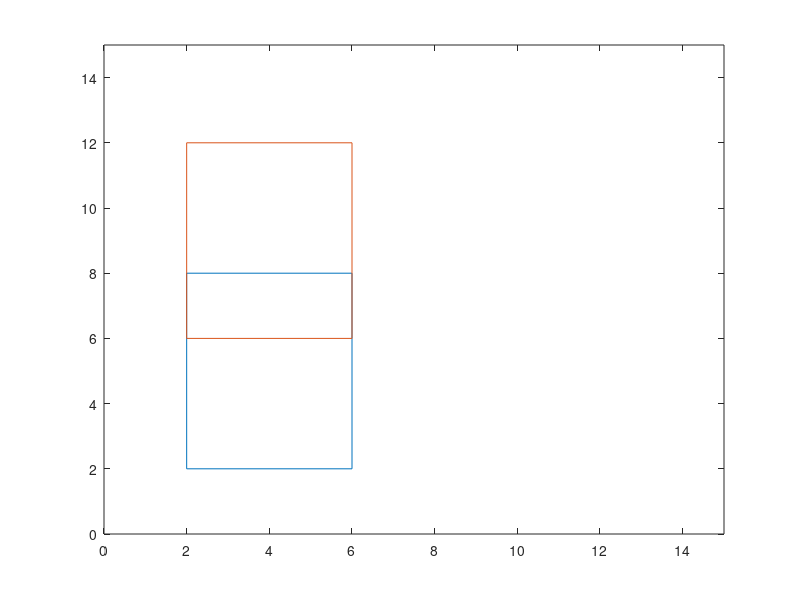

Source code (MATLAB):
rectangle = [2 6 6 2 2; 2 2 8 8 2 ; 1 1 1 1 1];
x = rectangle(1,:);
y = rectangle(2,:);

translate = [1 0 4; 0 1 4; 0 0 1] *rectangle;
x2 =translate(1,:);
y2 =translate(2,:);

plot(x,y,x,y2)
axis([0 15  0 15])
